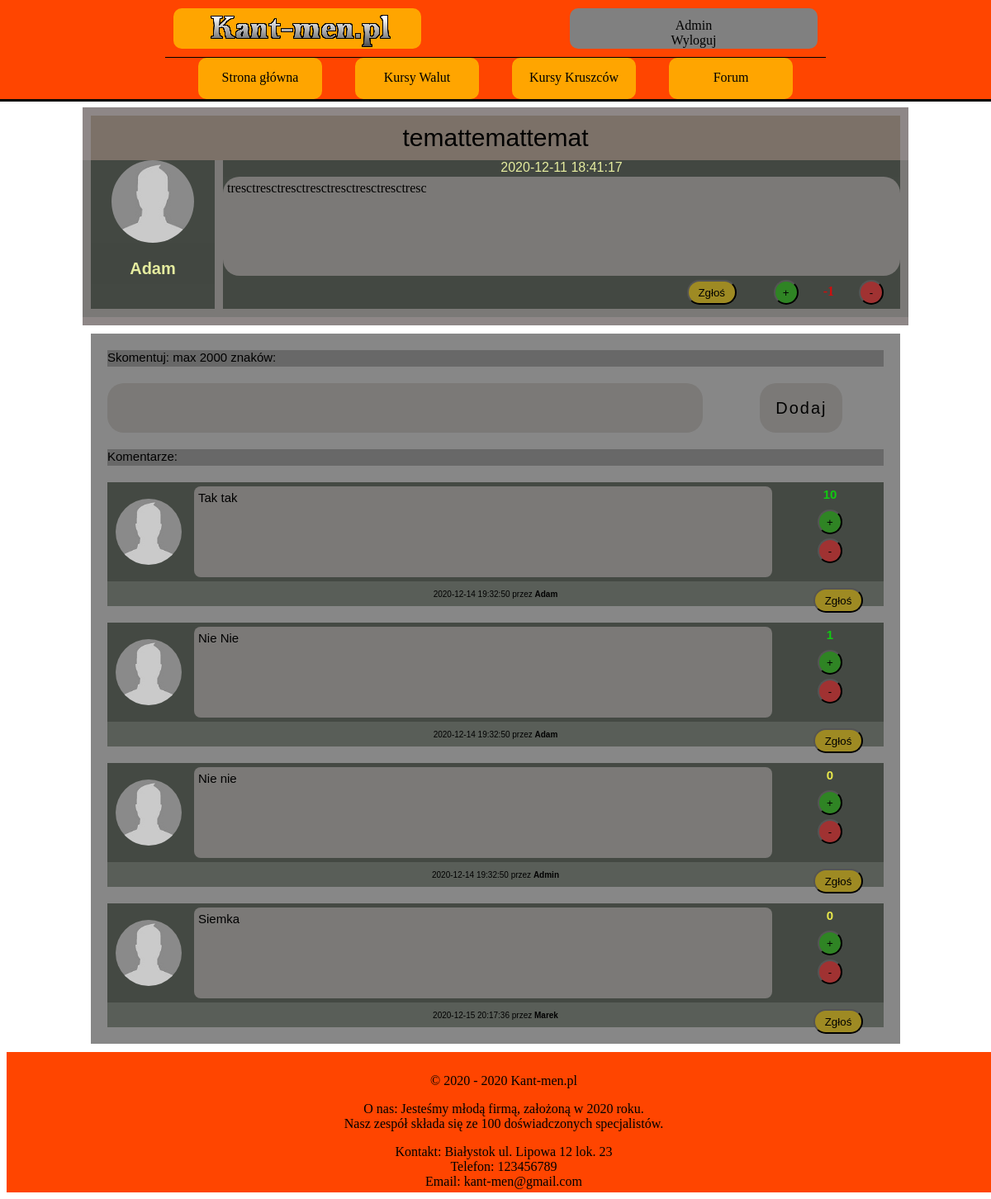
Page /watek.php?id=2 (signed in) on the earlier database version.
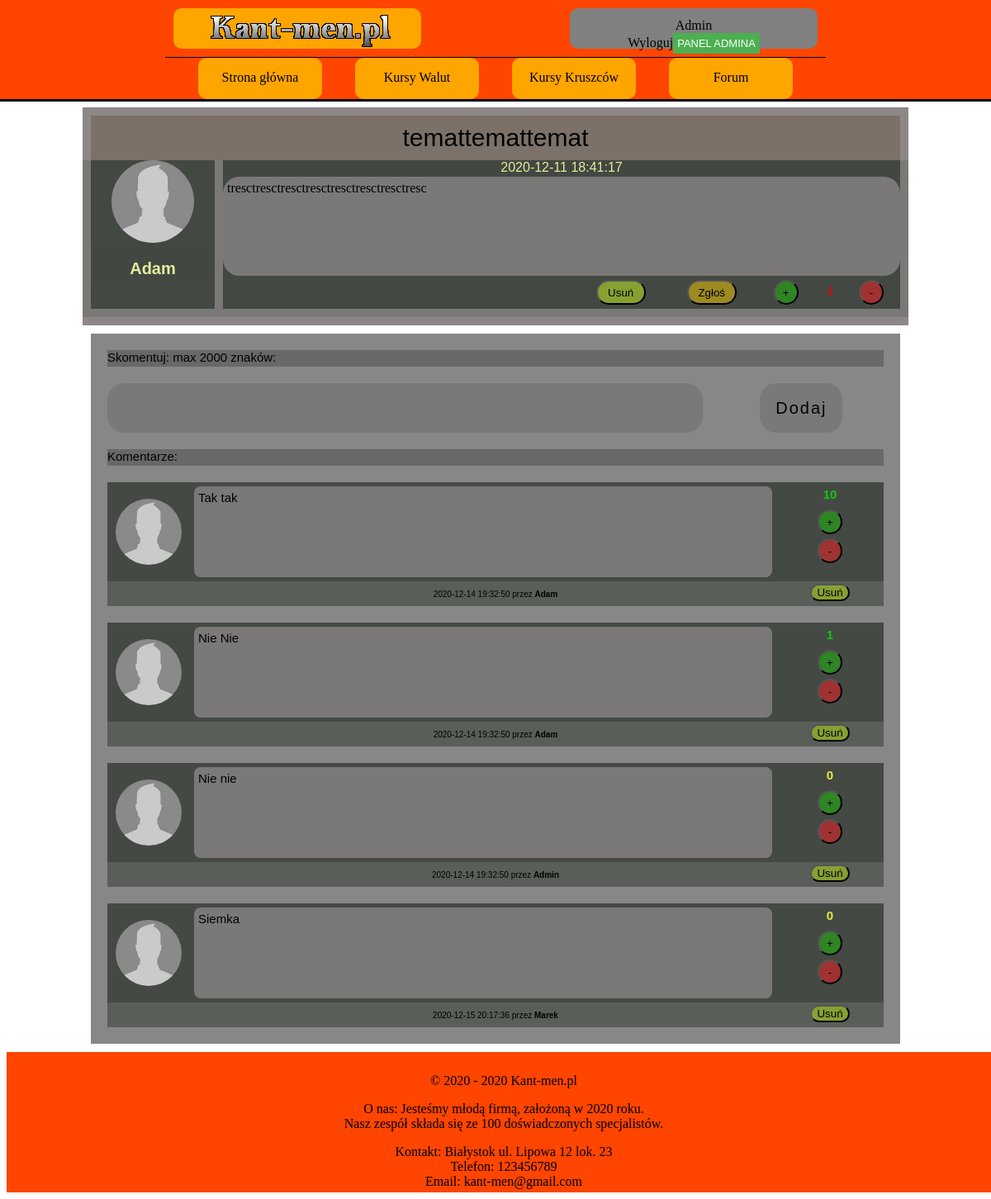
Same page on the later database version.
### tables this page shows
CREATE TABLE `watek` (
  `ID_WATEK` int(10) NOT NULL,
  `ID_USER` int(10) NOT NULL,
  `TEMAT` varchar(100) NOT NULL,
  `DATA` timestamp NOT NULL DEFAULT current_timestamp(),
  `TRESC_WATKU` longtext NOT NULL,
  `LICZBA_KOMENTARZY` int(10) NOT NULL DEFAULT 0,
  `ILOSC_ODWIEDZIN` int(10) NOT NULL DEFAULT 0,
  `OCENA` int(10) NOT NULL DEFAULT 0,
  `STATUS` varchar(20) NOT NULL DEFAULT 'UKRYTE'
);

CREATE TABLE `user` (
  `ID_USER` int(10) NOT NULL,
  `LOGIN` varchar(20) NOT NULL,
  `HASLO` char(255) NOT NULL,
  `IMIE` varchar(50) NOT NULL,
  `NAZWISKO` varchar(50) NOT NULL,
  `EMAIL` varchar(50) NOT NULL,
  `WIEK` int(10) NOT NULL,
  `MIASTO` varchar(50) NOT NULL,
  `KRAJ` varchar(50) NOT NULL,
  `OPIS_PROFILU` text DEFAULT NULL,
  `ZDJECIE` blob DEFAULT NULL,
  `STW_WATKI` int(10) NOT NULL DEFAULT 0,
  `LICZ_KOMENTARZY` int(10) NOT NULL DEFAULT 0,
  `UPRAWNIENIA` varchar(10) NOT NULL DEFAULT 'USER'
);

CREATE TABLE `komentarz` (
  `ID_KOMENTARZ` int(10) NOT NULL,
  `ID_WATEK` int(10) NOT NULL,
  `ID_USER` int(10) NOT NULL,
  `DATA` timestamp NOT NULL DEFAULT current_timestamp(),
  `TRESC_KOMENTARZA` longtext NOT NULL,
  `OCENA` int(10) NOT NULL DEFAULT 0,
  `STATUS` varchar(10) NOT NULL DEFAULT 'UKRYTE'
);

### watek.php (the view, shortened to what this page needs)
<!DOCTYPE HTML>
<html>
<head>
    <link href="CSS/styleGlowne.css" rel="stylesheet" type="text/css">
    <link href="CSS/styleWatek.css" rel="stylesheet" type="text/css">
</head>
<body>
<?php
include_once('rysowanieMenu.php');
rysowanieGlownegoMenu();
?>
<main>
    <?php
          require_once "polaczeniezMySQL.php";
          $polaczenie = @new mysqli($host,$db_user,$db_password,$db_name);
          if($polaczenie->connect_errno!=0)
          {
              echo "Error: ".$polaczenie->connect_errno;
          }
          else
    {
    $rezultat = $polaczenie->query("SELECT * FROM watek WHERE ID_WATEK=" . $_GET['id']);
    if (!$rezultat)
    {
        throw new Exception($polaczenie->error);
    }
    else
    {
    while ($row = mysqli_fetch_array($rezultat))
    {
    ?>
    <article>
        <div class="artykul-glowny">
            <div class="artykul-tytul">
                <?php echo $row['TEMAT']; ?>
            </div>
            <div class="artykul-wypowiedz">
                <div class="wiadomosc-profil">
                    <?php $row_autor = mysqli_fetch_array($wyciagniecie_danych_autora = $polaczenie->query("SELECT * FROM user WHERE ID_USER=" . $row['ID_USER'])); ?>
                    <div class="awatar">
                    </div>
                    <div class="nickname">
                        <?php echo '<a href="profilowe.php?user=' . $row['ID_USER'] . '"><k style=" font-weight: 700;">' . $row_autor['LOGIN'] . '</k></a>'; ?>
                    </div>
                </div>
                <div class="wiadomosc-tresc">
                    <div class="czas-wyslania">
                        <?php echo $row['DATA']; ?>
                    </div>
                    <div class="wiadomosc-trescwiadomosci">
                        <?php echo $row['TRESC_WATKU']; ?>
                    </div>
                    <div class="panel-spolecznosci-admina"><?php
                    if((isset($_SESSION['zalogowany']))&&($_SESSION['zalogowany']==true))
                    {
                        $Czy_ocenione = mysqli_fetch_array($polaczenie->query("SELECT * FROM ocenawatek WHERE ID_WATKU=".$_GET['id']." AND ID_UZYTKOWNIKA=".$_SESSION['id_usera_zalog']));
                        if($Czy_ocenione==NULL){
                            echo '<a href="dodajocenew.php?user='.$_SESSION['id_usera_zalog'].'&idwatku='.$_GET['id'].'&z=m&update=n"><button type="button" class="minu_button">-</button></a>';
                            if($row['OCENA'] < 0)
                            {
                                echo '<k class="licznik1">'.$row['OCENA'].'</k>';
                            }elseif ($row['OCENA'] > 0) {
                                echo '<k class="licznik2">'.$row['OCENA'].'</k>';
                            }else {
                                echo '<k class="licznik3">'.$row['OCENA'].'</k>';
                            }
                            echo '<a href="dodajocenew.php?user='.$_SESSION['id_usera_zalog'].'&idwatku='.$_GET['id'].'&z=p&update=n"><button type="button" class="plu_button">+</button></a>';
                            }
                        echo '<a href="zglos.php?watek='.$row['ID_WATEK'].'&user='.$row['ID_USER'].'"><button type="button" class="zglos_button">Zgłoś</button></a>';
                    }
                        if((isset($_SESSION['admin']))&&($_SESSION['admin']==true)){
                            echo '<a href="admin.php?watek='.$row['ID_WATEK'].'"><button type="button" class="del_button2">Usuń</button></a>';
                        }
                    ?>
                    </div>
                </div>
            </div>
        </div>
        <?php
        $l_odwiedzin = $row['ILOSC_ODWIEDZIN'];
        $l_odwiedzin++;
        $polaczenie->query("UPDATE `watek` SET `ILOSC_ODWIEDZIN`= $l_odwiedzin WHERE `ID_WATEK`=".$_GET['id']);
        ?>
        <?php
        }
        }
    }
    echo '<div class="komentarz_contener">';
        if(isset($_SESSION['mute'])&&$_SESSION['mute']==true)
        {
        echo '<k style="font-size: 13px; font-weight: 700; color: rgb(40, 39, 0);">Twoje konto jest zmutowane, nie możesz komentować !</k>';
        }
        else
        {
            if((isset($_SESSION['zalogowany']))&&($_SESSION['zalogowany']==true))
            {
                echo '<div class="kom_kom">';
                if(isset($_POST['komentarz_watek'])&& strlen($_POST['komentarz_watek'])<=2000)
                {
                    echo 'Skomentuj: max 2000 znaków: ';
                    $id_watku = $_GET['id'];
                    $id_zalogowanego = $_SESSION['id_usera_zalog'];
                    $tresc = $_POST['komentarz_watek'];
                    if($polaczenie->query("INSERT INTO `komentarz` (`ID_WATEK`,`ID_USER`,`TRESC_KOMENTARZA`) VALUES ('$id_watku','$id_zalogowanego','$tresc');"))
                    {
                        echo ' ';
                        $_POST['komentarz_watek']=0;
                        $row_usera = mysqli_fetch_array($polaczenie->query("SELECT * FROM user WHERE ID_USER=".$_SESSION['id_usera_zalog']));
                        $liczba_komentarzy = $row_usera['LICZ_KOMENTARZY'];
                        $liczba_komentarzy++;
                        if($polaczenie->query("UPDATE `user` SET `LICZ_KOMENTARZY`= $liczba_komentarzy WHERE `ID_USER`= '$id_zalogowanego'"))
                        {
                            echo ' ';
                        }
                        else
                        {
                        echo 'Blad1'.$polaczenie->error;
                        }
                    }
                    else
                    {
                    echo 'Blad2'.$polaczenie->error;
                    }
                }
                elseif (isset($_POST['komentarz_watek'])&& strlen($_POST['komentarz_watek'])>2000)
                {
                echo 'Wpisany przez ciebie komentarz jest za długi ( max 2000 znaków)';
                }
                else
                {
                echo 'Skomentuj: max 2000 znaków: ';
                }
                echo '</div>';
                echo '<form method="post" action="watek.php?id='.$_GET['id'].'">';
                echo '<textarea name="komentarz_watek" required="required" ></textarea>';
                echo '<input class="przycisk_dodaj" type="submit" value="Dodaj">';
                echo '</form>';
            }
            else
            {
            echo '<k style="font-size: 13px; font-weight: 700; color: rgb(40, 39, 0);"><center>Aby skomentować zaloguj się ! </center></k>';
            }
        }
        ?>
        <?php
        $row_komentarze_wstep = $polaczenie->query("SELECT * FROM komentarz WHERE ID_WATEK=".$_GET['id']);
        $row_pom = mysqli_fetch_array($row_komentarze_wstep);
        echo'<div class="kom_kom">';
        if($row_pom==NULL){
            echo    '<center>Skomentuj jako pierwszy !</center>';
        }else{
            echo    'Komentarze: ';
        }
        echo '</div>';
        $row_komentarze_watku = $polaczenie->query("SELECT * FROM komentarz WHERE ID_WATEK=".$_GET['id']);
        while($row_komentarz = mysqli_fetch_array($row_komentarze_watku))
        {
        $row_usera = mysqli_fetch_array($wyciagniecie_kom_usera = $polaczenie->query("SELECT * FROM user WHERE ID_USER=".$row_komentarz['ID_USER']));
        ?>
        <div class="kom_komentarz">
            <div class="kom_avatar">
                <?php
                if($row_usera['ZDJECIE']!=NULL)
                {
                    echo '<div class="kom_profilowe" style="" alt="zdjecie profilowe" />';
                }else {
                    echo '<div class="kom_profilowe" alt="zdjecie b" />';
                }
                ?>
            </div>
        </div>
        <div class="kom_tresc">
            <div class="kom_wiadomosc">
                <?php
                echo $row_komentarz['TRESC_KOMENTARZA'];
                ?>
            </div>
        </div>
        <div class="kom_oceny">
            <div class="licznik"><?php
                if($row_komentarz['OCENA'] < 0)
                {
                    echo '<k style="color: #D20D0D; font-weight: 700; ">'.$row_komentarz['OCENA'].'</k>';
                }elseif ($row_komentarz['OCENA'] > 0) {
                    echo '<k style="color: #11C911; font-weight: 700;">'.$row_komentarz['OCENA'].'</k>';
                }else {
                    echo '<k style="color: #E9E94B; font-weight: 700;">'.$row_komentarz['OCENA'].'</k>';
                }
                ?>
            </div>
            <?php
            if((isset($_SESSION['zalogowany']))&&($_SESSION['zalogowany']==true))
            {
                $Czy_ocenione = mysqli_fetch_array($polaczenie->query("SELECT * FROM ocenakomentarz WHERE ID_KOMENTARZA_OCENIONEGO=".$row_komentarz['ID_KOMENTARZ']." AND ID_UZYTKOWNIKA=".$_SESSION['id_usera_zalog']));
                    if($Czy_ocenione==NULL){
                        echo '<a href="dodajocenek.php?user='.$_SESSION['id_usera_zalog'].'&kom='.$row_komentarz['ID_KOMENTARZ'].'&idwatku='.$_GET['id'].'&z=p&update=n"><button type="button" class="plus_button">+</button></a>';
                        echo '<a href="dodajocenek.php?user='.$_SESSION['id_usera_zalog'].'&kom='.$row_komentarz['ID_KOMENTARZ'].'&idwatku='.$_GET['id'].'&z=m&update=n"><button type="button" class="minus_button">-</button></a>';
                    }
            }
            ?>
        </div>
        <div class="kom_stopka">
            <div class="kom_adminpanel1">
            </div>
            <div class="kom_nickdzien">
                <?php echo $row_komentarz['DATA'].' przez <a href="profilowe.php?user='.$row_usera['ID_USER'].'"><k style=" font-weight: 700;">'.$row_usera['LOGIN'].'</k></a>'; ?>
            </div>
            <?php
            if((isset($_SESSION['admin']))&&($_SESSION['admin']==true)){
                echo '<div class="kom_adminpanel2">';
                echo '<a href="admin.php?komentarz='.$row_komentarz['ID_KOMENTARZ'].'"><button type="button" class="del_button">Usuń</button></a>';
                echo '</div>';
            } else {
                echo '<div class="kom_adminpanel2">';
                echo '<a href="zglos.php?user='.$row_usera['ID_USER'].'&kom='.$row_komentarz['ID_KOMENTARZ'].'"><button type="button" class="zglos_button">Zgłoś</button></a>';
                echo '</div>';
            }
            ?>
        </div>
    </div>
    <?php
    }
    ?>
</article>
</main>
<?php
include_once('rysowanieStopki.php');
rysowanieStopki();
?>
</body>
</html>

### rysowanieMenu.php (shortened to what this page needs)
<?php
function rysowanieGlownegoMenu()
{
    ?>
    <header>
        <nav class="nawigacja-menu">
            <div class="nawigacja-czesc-gorna">
                <div class="logo"><a href="index.php"><img src="img/logo/logo-duze.png" alt="logo"></a></div>
                <div class="logowanie-rejestracja">
                    <?php
                    if((isset($_SESSION['zalogowany']))&&($_SESSION['zalogowany']==true))
                    {
                        echo '<a href="profilowe.php?user='.$_SESSION['id_usera_zalog'].'">'.$_SESSION['login_wyswietlanie'].'</a>';
                        echo '<br>';
                        echo '<a href="wylogowanie.php">Wyloguj</a>';
                        if((isset($_SESSION['admin']))&&($_SESSION['admin']==true)){
                            echo '<a href="panel_admin_a.php" ><input type="submit" value="PANEL ADMINA"
                                          style="background-color: #4CAF50;
                                          border: none;
                                          color: white;
                                          padding: 5px 5px;
                                          text-align: center;
                                          text-decoration: none;
                                          display: inline-block;
                                          font-size: 13px;
                                          "></a>';
                        }
                    }
                    else
                    {
                        echo '<a href="logowanie.php">Logowanie</a> / <a href="rejestracja.php">Rejestracja</a>';
                    }
                    ?>
                </div>
            </div>
            <div class="nawigacja-czesc-dolna">
                <div class="strona-glowna"> <a href="index.php" >Strona główna</a></div>
                <div class="kurs-walut"> <a href="waluty.php">Kursy Walut</a></div>
                <div class="kurs-kruszcow"> <a href="kruszce.php">Kursy Kruszców</a></div>
                <div class="forum"> <a href="forum.php">Forum</a></div>
            </div>
        </nav>
    </header>
    <?php
}
?>

### rysowanieStopki.php (shortened to what this page needs)
<?php
function rysowanieStopki()
{
    ?>
    <footer>
        <div class="domena">
            <p>&copy; 2020 - 2020 Kant-men.pl</p>
        </div>
        <div class="o-nas">
            <p>O nas: Jesteśmy młodą firmą, założoną w 2020 roku. </br>
            Nasz zespół składa się ze 100 doświadczonych specjalistów.</p>
        <div>
        <div class="kontakt">
            <p>Kontakt: Białystok ul. Lipowa 12 lok. 23 </br>
            Telefon: 123456789 </br>
            Email: kant-men@gmail.com</p>
        </div>
    </footer>
    <?php
}
    ?>

### CSS/styleGlowne.css (style rules this page uses)
body { background-color: white; justify-content: center; align-items: center; }
header { position: fixed; width: 100%; top: 0px; left: 0px; height: 120px; background-color: orangered; color: black; text-decoration: none; z-index: 10; clear: both; border-bottom: black solid 3px; }
main { background-color: white; margin-left: auto; margin-right: auto; width: 1000px; height: auto; margin-top: 130px; align-items: center; }
footer { width: 100%; height: 150px; background-color: orangered; position: relative; bottom: 0px; left: 0px; margin: 0px; padding: 10px; text-align: center; align-items: center; }
a { text-decoration: none; color: inherit; }
.nawigacja-menu { background-color: #72e7ff; position:relative; width: 800px; height: 100%; margin-left: auto; margin-right: auto; }
.nawigacja-czesc-gorna { background-color: orangered; width: 800px;; height: 70px; padding: 10px; box-sizing: border-box; position:relative; border-bottom: black solid 1px; }
.logo, .logowanie-rejestracja { height: 100%; width: 300px; }
.logo { background-color: orange; border-radius: 10px; float: left; }
.logowanie-rejestracja { background-color: grey; border-radius: 10px; float: right; padding: 12px; }
.logo, .logowanie-rejestracja { box-sizing: border-box; text-align: center; }
.nawigacja-czesc-dolna { background-color: orangered; width: 800px;; height: 50px; box-sizing: border-box; }
.strona-glowna, .kurs-walut, .kurs-kruszcow, .forum { background-color: orange; border-radius: 10px; float: left; width: 150px; height: 100%; padding: 15px; margin-left: 40px; text-align: center; box-sizing: border-box; }

Differences in the rows shown:
changed watek "temattemattemat": now shows "Usuń"
computed for komentarz "Tak tak": text "Zgłoś" → "Usuń"
computed for komentarz "Nie Nie": text "Zgłoś" → "Usuń"
computed for komentarz "Nie nie": text "Zgłoś" → "Usuń"
computed for komentarz "Siemka": text "Zgłoś" → "Usuń"
Other differences:
form field value: (not shown) → "PANEL ADMINA"
